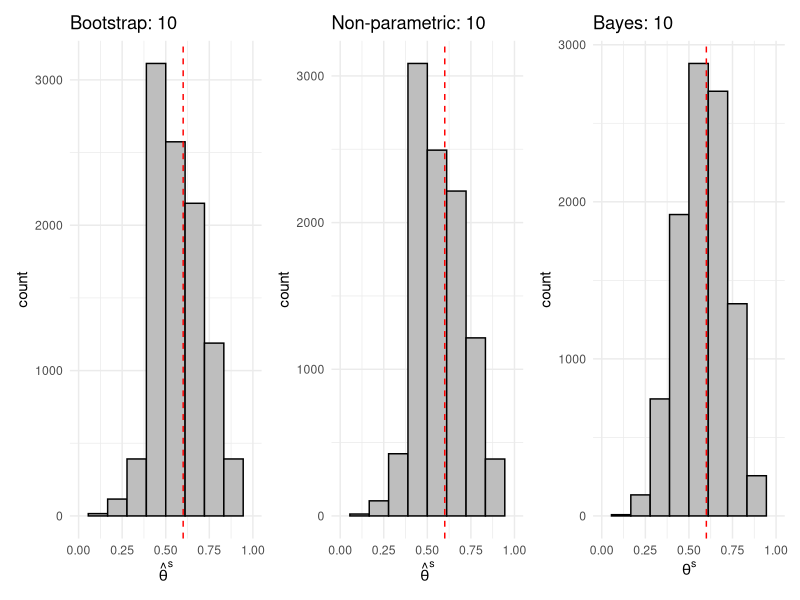
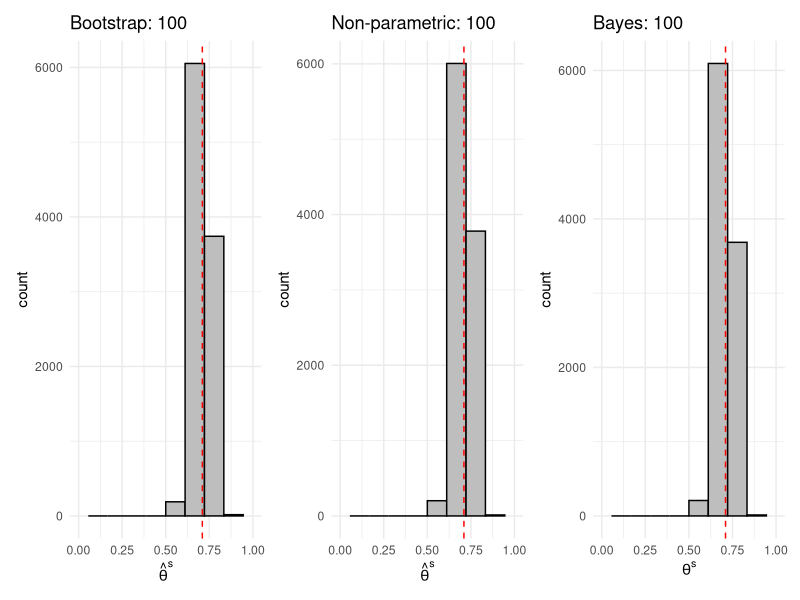

Write R code to recreate these figures, in order.
library(tidyverse)
library(patchwork)

set.seed(0)

mle_fn <- function(x) {
  mean(x)
}

theta <- 0.7
choices <- c(10, 100)
n_bootstrap_draws <- 10000

plots <- vector("list", length(choices))

for (i in seq_along(choices)) {

  n_data_points <- choices[i]

  # -----------------------------
  # Generate data
  # -----------------------------
  data <- rbinom(
    n_data_points,
    size = 1,
    prob = theta
  )

  mle <- mle_fn(data)

  # -----------------------------
  # Parametric bootstrap
  # -----------------------------
  bootstrap_samples_param <- replicate(
    n_bootstrap_draws,
    rbinom(n_data_points, size = 1, prob = mle)
  )

  bootstrap_mle_param <- colMeans(bootstrap_samples_param)

  p_param <- tibble(mle = bootstrap_mle_param) |>
    ggplot(aes(mle)) +
    geom_histogram(
      bins = 10,
      fill = "gray",
      color = "black"
    ) +
    geom_vline(
      xintercept = mle,
      color = "red",
      linetype = "dashed"
    ) +
    xlim(0, 1) +
    labs(
      title = paste("Bootstrap:", n_data_points),
      x = expression(hat(theta)^s)
    ) +
    theme_minimal()

  # -----------------------------
  # Non-parametric bootstrap
  # -----------------------------
  bootstrap_samples_nonparam <- replicate(
    n_bootstrap_draws,
    sample(
      data,
      size = n_data_points,
      replace = TRUE
    )
  )

  bootstrap_mle_nonparam <- colMeans(bootstrap_samples_nonparam)

  p_nonparam <- tibble(mle = bootstrap_mle_nonparam) |>
    ggplot(aes(mle)) +
    geom_histogram(
      bins = 10,
      fill = "gray",
      color = "black"
    ) +
    geom_vline(
      xintercept = mle,
      color = "red",
      linetype = "dashed"
    ) +
    xlim(0, 1) +
    labs(
      title = paste("Non-parametric:", n_data_points),
      x = expression(hat(theta)^s)
    ) +
    theme_minimal()

  # -----------------------------
  # Bayesian posterior sampling
  # -----------------------------
  counts_1 <- sum(data)
  counts_0 <- n_data_points - counts_1

  alpha <- 1
  beta <- 1

  posterior_alpha <- alpha + counts_1
  posterior_beta  <- beta + counts_0

  posterior_samples <- rbeta(
    n_bootstrap_draws,
    posterior_alpha,
    posterior_beta
  )

  p_bayes <- tibble(theta = posterior_samples) |>
    ggplot(aes(theta)) +
    geom_histogram(
      bins = 10,
      fill = "gray",
      color = "black"
    ) +
    geom_vline(
      xintercept = mle,
      color = "red",
      linetype = "dashed"
    ) +
    xlim(0, 1) +
    labs(
      title = paste("Bayes:", n_data_points),
      x = expression(theta^s)
    ) +
    theme_minimal()

  plots[[i]] <- p_param + p_nonparam + p_bayes
}

## wrap_plots(plots)
plots[[1]]
plots[[2]]
